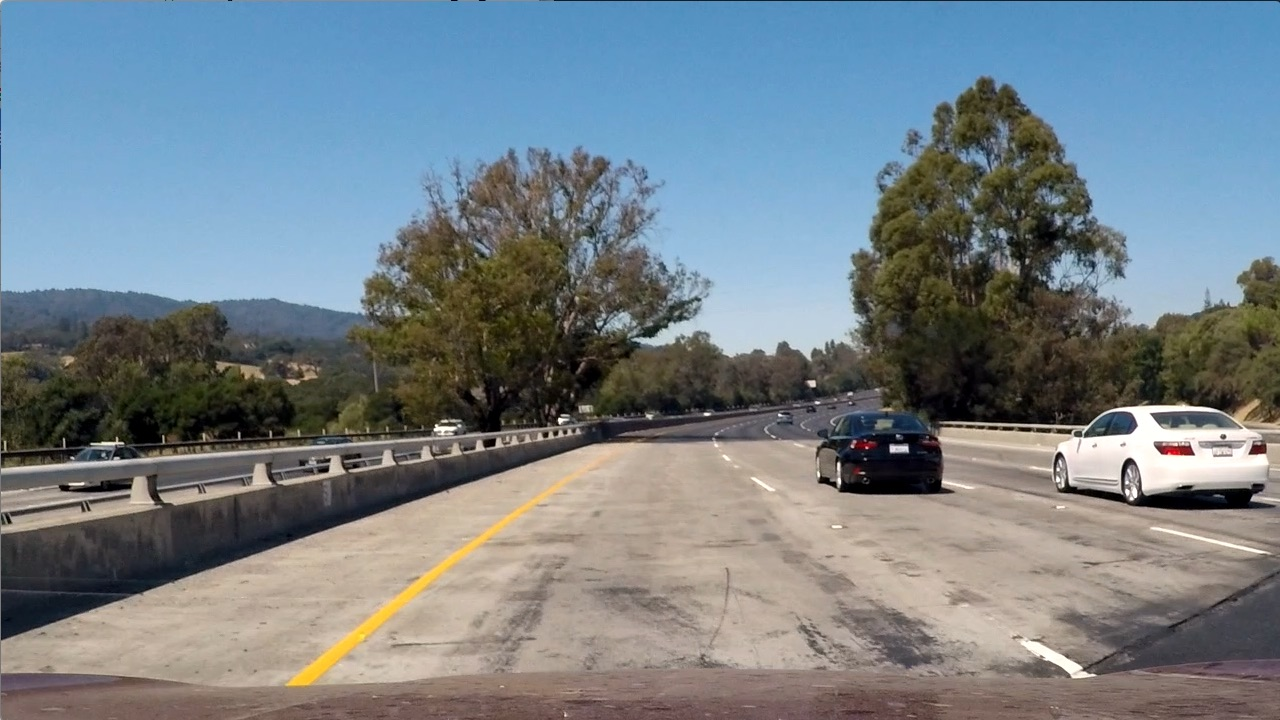
#> input picture test_images/test1.jpg, 1280 x 720 px; its folder holds 5 pictures in this run
$ jupyter execute --allow-errors example.ipynb   (shell and % lines are left out)   (older library calls are emulated)
#> lines starting #> are read from the running program, lines starting #| are printed output that depends on the picture
#> further down, img is the input picture: shape (720, 1280, 3); mean B, G, R 135.5, 128.7, 117.5
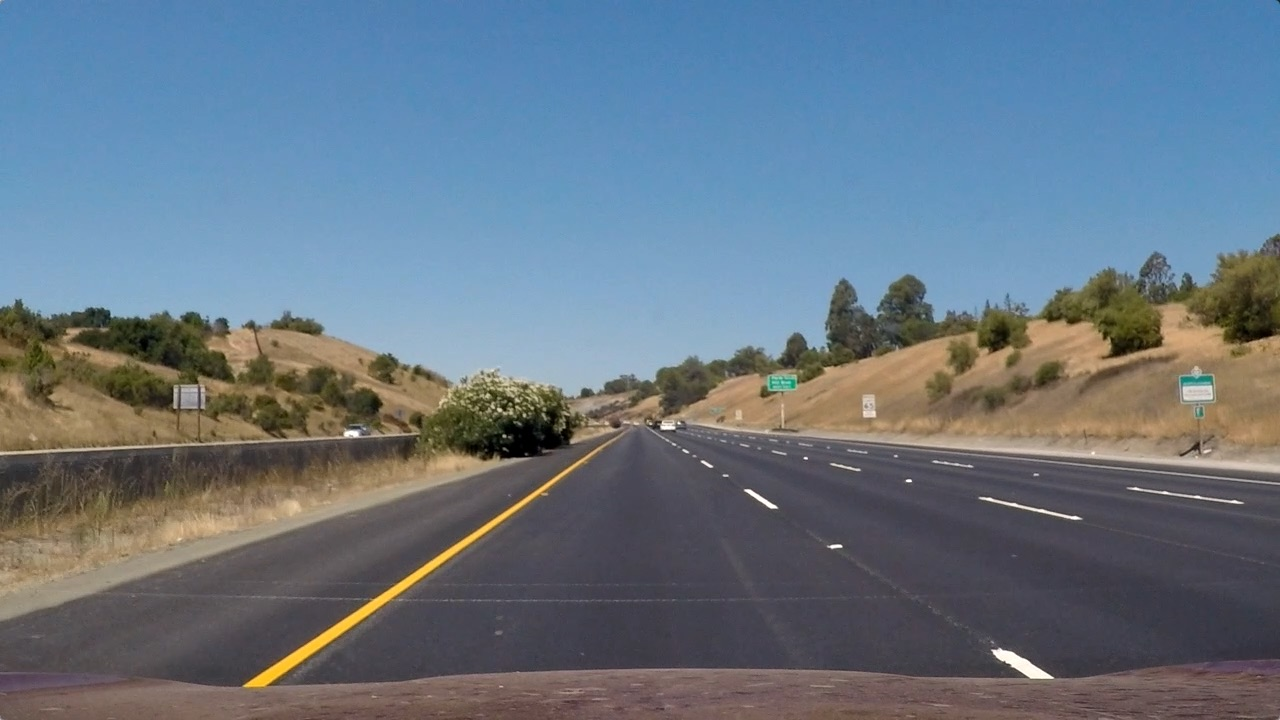
#> input picture test_images/straight_lines1.jpg, 1280 x 720 px
#> further down, img is the input picture: shape (720, 1280, 3); mean B, G, R 131.2, 117.7, 103.2
## Advanced Lane Finding Project

The goals / steps of this project are the following:

* Compute the camera calibration matrix and distortion coefficients given a set of chessboard images.
* Apply a distortion correction to raw images.
* Use color transforms, gradients, etc., to create a thresholded binary image.
* Apply a perspective transform to rectify binary image ("birds-eye view").
* Detect lane pixels and fit to find the lane boundary.
* Determine the curvature of the lane and vehicle position with respect to center.
* Warp the detected lane boundaries back onto the original image.
* Output visual display of the lane boundaries and numerical estimation of lane curvature and vehicle position.

---
## First, I'll compute the camera calibration using chessboard images

[cell 1]
import cv2
import glob
import pickle
import matplotlib.pyplot as plt
import numpy as np

# prepare object points, like (0,0,0), (1,0,0), (2,0,0) ....,(6,5,0)
objp = np.zeros((6*9,3), np.float32)
objp[:,:2] = np.mgrid[0:9,0:6].T.reshape(-1,2)

# Arrays to store object points and image points from all the images.
# Dictionary to store mtx and dist parameter from all calibration.
objpoints = [] # 3d points in real world space
imgpoints = [] # 2d points in image plane.
dist_pickle = {} # # Save the camera calibration result for later use.

# Make a list of calibration images
images = glob.glob('../camera_cal/calibration*.jpg')

# Step through the list and search for chessboard corners
for index, fname in enumerate(images):
    img = cv2.imread(fname)
    img_size = (img.shape[1], img.shape[0])
    gray = cv2.cvtColor(img,cv2.COLOR_BGR2GRAY)

    # Find the chessboard corners
    ret, corners = cv2.findChessboardCorners(gray, (9,6),None)

    # If found, add object points, image points
    if ret == True:
        objpoints.append(objp)
        imgpoints.append(corners)

        # Do camera calibration given object points and image points
        ret, mtx, dist, rvecs, tvecs = cv2.calibrateCamera(objpoints, imgpoints, img_size,None,None)

        dst = cv2.undistort(img, mtx, dist, None, mtx)
        cv2.imwrite('../camera_cal/undist' + str(index) + '.jpg',dst)

        # Save the camera calibration result for later use
        dist_pickle["mtx"] = mtx
        dist_pickle["dist"] = dist

        # Draw and display the corners
        #img = cv2.drawChessboardCorners(img, (9,6), corners, ret)
        cv2.imshow('img',img)
        cv2.imshow('dst',dst)
        #cv2.waitKey(500)

    else:
        print("False is", fname)

cv2.destroyAllWindows()
pickle.dump( dist_pickle, open( "../camera_cal/dist_pickle.p", "wb" ) )

## And so on and so forth...

[cell 2]
# Undistort driving images by the above result of camera calibration

pickle.load(open("../camera_cal/dist_pickle.p", "rb"))

# Difine the function for binalizing the images.
# [51 lines left out: functions abs_sobel_thresh, mag_thresh, color_threshould, not called in this run]

# Make a list of calibration images
images = glob.glob('../test_images/test*.jpg')

#> (the rest of this cell did not finish here and is left out)

[cell 3]
# Undistort driving images by the above result of camera calibration

pickle.load(open("../camera_cal/dist_pickle.p", "rb"))

# Difine the function for binalizing the images.
# [40 lines left out: functions abs_sobel_thresh, mag_thresh, color_threshould, not called in this run]

#def window_mask(width, height, imag_ref, center, level):
#    output = np.zeros_like(img_ref)
#    output[int(img_ref.shape[0])]
#    return output

# Make a list of calibration images
images = glob.glob('../test_images/test*.jpg')

#> (the rest of this cell did not finish here and is left out)

[cell 4]
# Undistort driving images by the above result of camera calibration

pickle.load(open("../camera_cal/dist_pickle.p", "rb"))

# Difine the function for binalizing the images.
# [40 lines left out: functions abs_sobel_thresh, mag_thresh, color_threshould, not called in this run]

#def window_mask(width, height, imag_ref, center, level):
#    output = np.zeros_like(img_ref)
#    output[int(img_ref.shape[0])]
#    return output

# Make a list of calibration images
images = glob.glob('../test_images/test*.jpg')

#> (the rest of this cell did not finish here and is left out)

[cell 5]
# Pipe line of preprocess and lane line detection
# [185 lines left out: function pipeline, not called in this run]

[cell 6]
# Import everything needed to edit/save/watch video clips
from moviepy.editor import VideoFileClip

project_output = '../project_output.mp4'
## To speed up the testing process you may want to try your pipeline on a shorter subclip of the video
## To do so add .subclip(start_second,end_second) to the end of the line below
## Where start_second and end_second are integer values representing the start and end of the subclip
## You may also uncomment the following line for a subclip of the first 5 seconds
#> (the rest of this cell did not finish here and is left out)

[cell 7]
# Undistort driving images by the above result of camera calibration

pickle.load(open("../camera_cal/dist_pickle.p", "rb"))

# Difine the function for binalizing the images.
# [40 lines left out: functions abs_sobel_thresh, mag_thresh, color_threshould, not called in this run]

#def window_mask(width, height, imag_ref, center, level):
#    output = np.zeros_like(img_ref)
#    output[int(img_ref.shape[0])]
#    return output

# Make a list of calibration images
images = glob.glob('../test_images/test*.jpg')

#> (the rest of this cell did not finish here and is left out)

[cell 8]
# Undistort driving images by the above result of camera calibration

pickle.load(open("../camera_cal/dist_pickle.p", "rb"))

# Difine the function for binalizing the images.
# [40 lines left out: functions abs_sobel_thresh, mag_thresh, color_threshould, not called in this run]

#def window_mask(width, height, imag_ref, center, level):
#    output = np.zeros_like(img_ref)
#    output[int(img_ref.shape[0])]
#    return output

# Make a list of calibration images
images = glob.glob('../test_images/straight_lines1.jpg')

#> (the rest of this cell did not finish here and is left out)

[cell 9]
import matplotlib.pyplot as plt
import matplotlib.image as mpimg
import numpy as np

# Read in the image and print some stats
image = mpimg.imread('../test_images/straight_lines1.jpg')
print('This image is: ', type(image),
         'with dimensions:', image.shape)
#| This image is:  <class 'numpy.ndarray'> with dimensions: (720, 1280, 3)

# Pull out the x and y sizes and make a copy of the image
ysize = image.shape[0]
#> ysize = 720
xsize = image.shape[1]
#> xsize = 1280
region_select = np.copy(image)

# Define a triangle region of interest
# Keep in mind the origin (x=0, y=0) is in the upper left in image processing
# Note: if you run this code, you'll find these are not sensible values!!
# But you'll get a chance to play with them soon in a quiz
left_bottom = [450, 720]
right_bottom = [850, 720]
apex = [650, 400]

# Fit lines (y=Ax+B) to identify the  3 sided region of interest
# np.polyfit() returns the coefficients [A, B] of the fit
fit_left = np.polyfit((left_bottom[0], apex[0]), (left_bottom[1], apex[1]), 1)
fit_right = np.polyfit((right_bottom[0], apex[0]), (right_bottom[1], apex[1]), 1)
fit_bottom = np.polyfit((left_bottom[0], right_bottom[0]), (left_bottom[1], right_bottom[1]), 1)

# Find the region inside the lines
XX, YY = np.meshgrid(np.arange(0, xsize), np.arange(0, ysize))
region_thresholds = ((YY < (XX*fit_left[0] + fit_left[1])) | \
                    (YY < (XX*fit_right[0] + fit_right[1])))&\
                    (XX > 180) &\
                    (XX < 1080)

# Color pixels red which are inside the region of interest
region_select[region_thresholds] = [255, 0, 0]
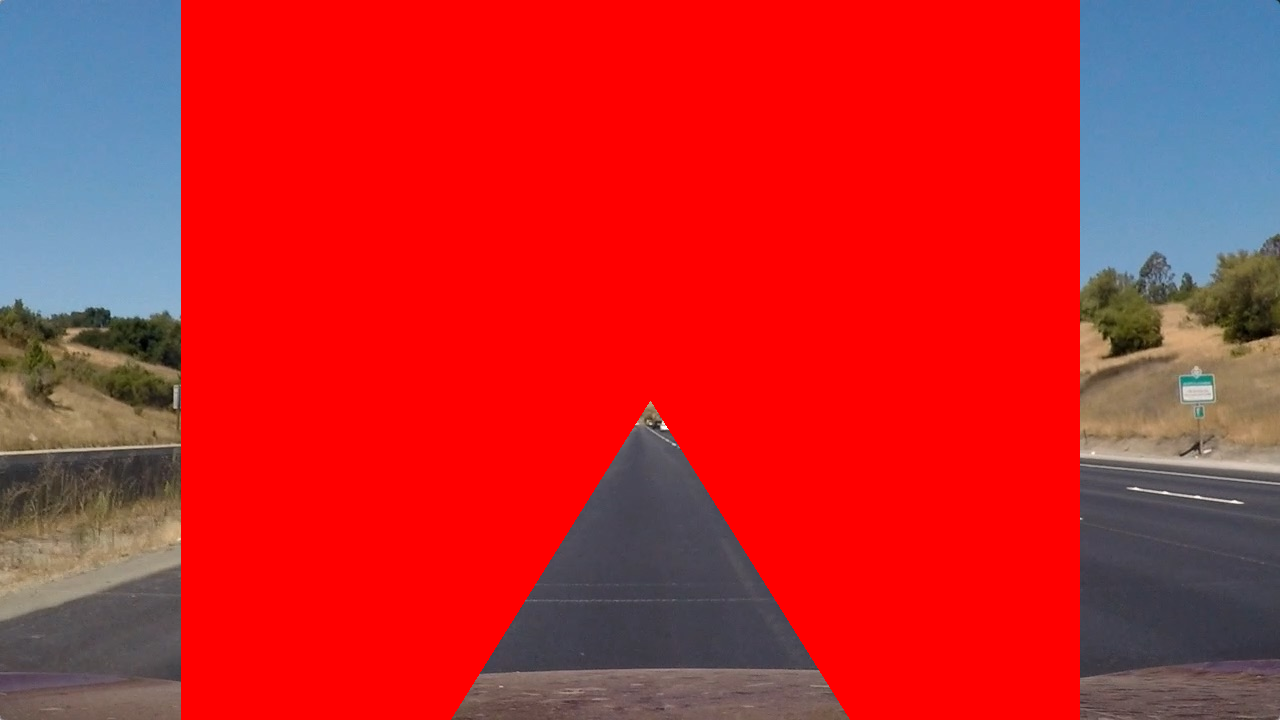
#> region_select: shape (720, 1280, 3); mean R, G, B 198, 39.6, 42.7

# Display the image
plt.imshow(region_select)
plt.show()

[cell 10]
import matplotlib.pyplot as plt
import matplotlib.image as mpimg
import numpy as np

# Read in the image and print some stats
image = mpimg.imread('../test_images/straight_lines1.jpg')
print('This image is: ', type(image),
         'with dimensions:', image.shape)
#| This image is:  <class 'numpy.ndarray'> with dimensions: (720, 1280, 3)

# Pull out the x and y sizes and make a copy of the image
ysize = image.shape[0]
xsize = image.shape[1]
region_select = np.copy(image)

# Define a triangle region of interest
# Keep in mind the origin (x=0, y=0) is in the upper left in image processing
# Note: if you run this code, you'll find these are not sensible values!!
# But you'll get a chance to play with them soon in a quiz
left_bottom = [450, 720]
right_bottom = [850, 720]
apex = [650, 400]

# Fit lines (y=Ax+B) to identify the  3 sided region of interest
# np.polyfit() returns the coefficients [A, B] of the fit
fit_left = np.polyfit((left_bottom[0], apex[0]), (left_bottom[1], apex[1]), 1)
fit_right = np.polyfit((right_bottom[0], apex[0]), (right_bottom[1], apex[1]), 1)
fit_bottom = np.polyfit((left_bottom[0], right_bottom[0]), (left_bottom[1], right_bottom[1]), 1)

# Find the region inside the lines
XX, YY = np.meshgrid(np.arange(0, xsize), np.arange(0, ysize))
region_thresholds = ((YY > (XX*fit_left[0] + fit_left[1])) & \
                    (YY > (XX*fit_right[0] + fit_right[1])))|\
                    (XX < 180) |\
                    (XX > 1080)

# Color pixels red which are inside the region of interest
region_select[region_thresholds] = [255, 0, 0]
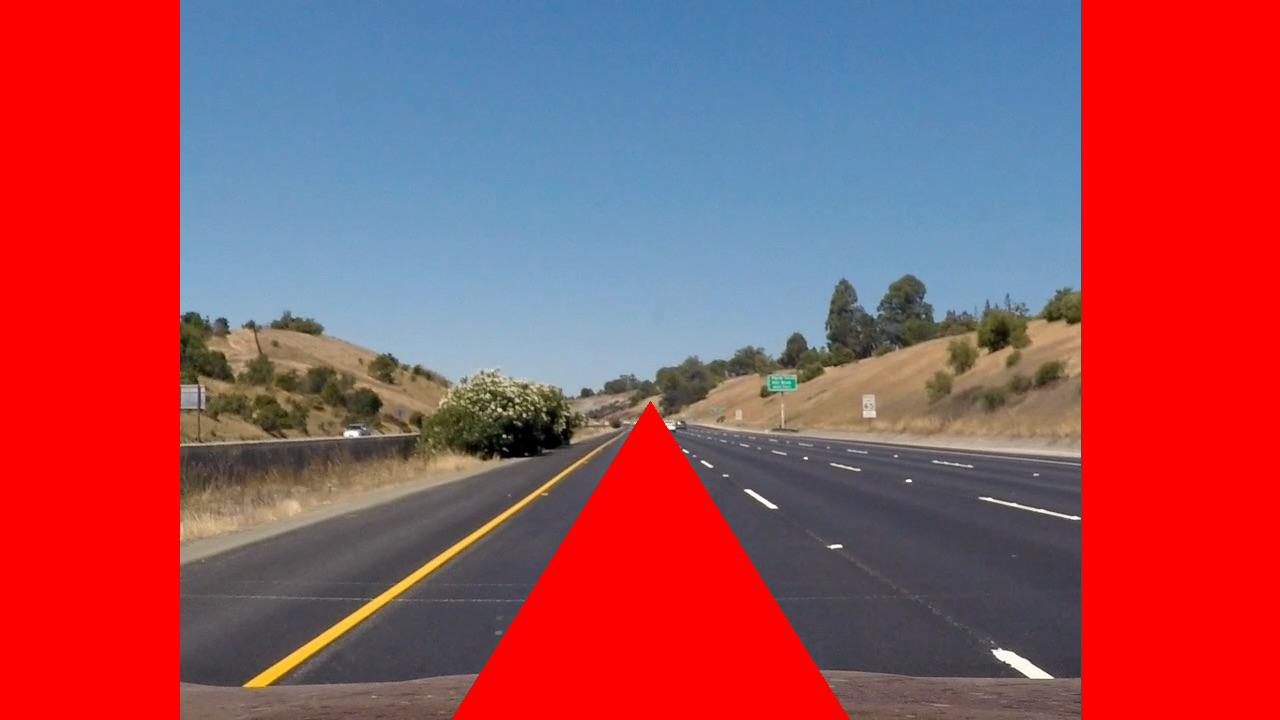
#> region_select: shape (720, 1280, 3); mean R, G, B 159.9, 78.3, 88.7

# Display the image
plt.imshow(region_select)
plt.show()
